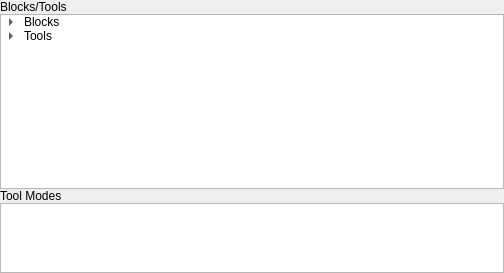
<?xml version="1.0" encoding="UTF-8"?>
<ui version="4.0">
 <class>Selector</class>
 <widget class="QWidget" name="Selector">
  <property name="enabled">
   <bool>true</bool>
  </property>
  <property name="geometry">
   <rect>
    <x>0</x>
    <y>0</y>
    <width>504</width>
    <height>273</height>
   </rect>
  </property>
  <property name="windowTitle">
   <string>Selector</string>
  </property>
  <layout class="QVBoxLayout" name="verticalLayout" stretch="0,3,0,1">
   <property name="spacing">
    <number>0</number>
   </property>
   <property name="leftMargin">
    <number>0</number>
   </property>
   <property name="topMargin">
    <number>0</number>
   </property>
   <property name="rightMargin">
    <number>0</number>
   </property>
   <property name="bottomMargin">
    <number>0</number>
   </property>
   <item>
    <widget class="QLabel" name="label_2">
     <property name="autoFillBackground">
      <bool>false</bool>
     </property>
     <property name="text">
      <string>Blocks/Tools</string>
     </property>
    </widget>
   </item>
   <item>
    <widget class="QTreeWidget" name="SelectorTree">
     <property name="editTriggers">
      <set>QAbstractItemView::EditTrigger::NoEditTriggers</set>
     </property>
     <property name="dragDropMode">
      <enum>QAbstractItemView::DragDropMode::DragOnly</enum>
     </property>
     <attribute name="headerVisible">
      <bool>false</bool>
     </attribute>
     <column>
      <property name="text">
       <string/>
      </property>
     </column>
     <item>
      <property name="text">
       <string>Blocks</string>
      </property>
      <item>
       <property name="text">
        <string>And</string>
       </property>
      </item>
      <item>
       <property name="text">
        <string>Or</string>
       </property>
      </item>
      <item>
       <property name="text">
        <string>Xor</string>
       </property>
      </item>
      <item>
       <property name="text">
        <string>Nand</string>
       </property>
      </item>
      <item>
       <property name="text">
        <string>Nor</string>
       </property>
      </item>
      <item>
       <property name="text">
        <string>Xnor</string>
       </property>
      </item>
      <item>
       <property name="text">
        <string>Switch</string>
       </property>
      </item>
      <item>
       <property name="text">
        <string>Button</string>
       </property>
      </item>
      <item>
       <property name="text">
        <string>Tick Button</string>
       </property>
      </item>
      <item>
       <property name="text">
        <string>Light</string>
       </property>
      </item>
     </item>
     <item>
      <property name="text">
       <string>Tools</string>
      </property>
      <item>
       <property name="text">
        <string>Placement</string>
       </property>
       <item>
        <property name="text">
         <string>Placement</string>
        </property>
       </item>
       <item>
        <property name="text">
         <string>Move</string>
        </property>
       </item>
      </item>
      <item>
       <property name="text">
        <string>Connection</string>
       </property>
       <item>
        <property name="text">
         <string>Simple</string>
        </property>
        <property name="toolTip">
         <string>Create a single connection</string>
        </property>
       </item>
       <item>
        <property name="text">
         <string>Tensor</string>
        </property>
       </item>
      </item>
      <item>
       <property name="text">
        <string>Selection</string>
       </property>
      </item>
      <item>
       <property name="text">
        <string>Interactive</string>
       </property>
       <item>
        <property name="text">
         <string>State Changer</string>
        </property>
       </item>
      </item>
     </item>
    </widget>
   </item>
   <item>
    <widget class="QLabel" name="label">
     <property name="autoFillBackground">
      <bool>false</bool>
     </property>
     <property name="text">
      <string>Tool Modes</string>
     </property>
    </widget>
   </item>
   <item>
    <widget class="QListWidget" name="ToolModes"/>
   </item>
  </layout>
 </widget>
 <resources/>
 <connections/>
</ui>
